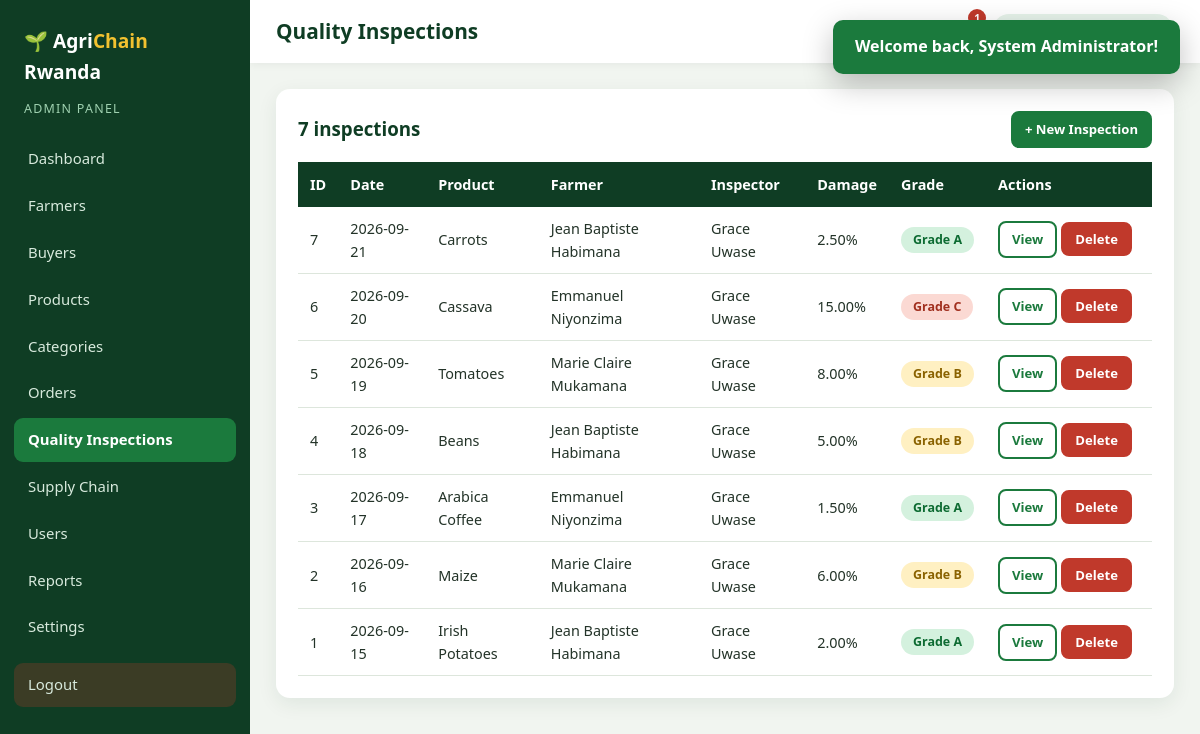
Screenshot of /admin/quality.php (signed in) with the database file from the repository.
### tables this page shows
CREATE TABLE quality_inspections (
    id INT AUTO_INCREMENT PRIMARY KEY,
    product_id INT NOT NULL,
    inspector_id INT NOT NULL,
    inspection_date DATE NOT NULL,
    appearance_score TINYINT NOT NULL,
    size_score TINYINT NOT NULL,
    cleanliness_score TINYINT NOT NULL,
    moisture_level DECIMAL(5,2) NOT NULL,
    damage_percentage DECIMAL(5,2) NOT NULL,
    final_grade ENUM('A','B','C') NOT NULL,
    comments TEXT NULL,
    created_at TIMESTAMP NOT NULL DEFAULT CURRENT_TIMESTAMP,
    FOREIGN KEY (product_id)   REFERENCES products(id) ON DELETE CASCADE,
    FOREIGN KEY (inspector_id) REFERENCES users(id)
);

CREATE TABLE products (
    id INT AUTO_INCREMENT PRIMARY KEY,
    farmer_id INT NOT NULL,
    category_id INT NOT NULL,
    location_id INT NOT NULL,
    name VARCHAR(100) NOT NULL,
    description TEXT NULL,
    quantity_kg DECIMAL(10,2) NOT NULL DEFAULT 0.00,
    price_per_kg DECIMAL(10,2) NOT NULL,
    image VARCHAR(255) NULL,
    quality_grade ENUM('A','B','C','Pending') NOT NULL DEFAULT 'Pending',
    availability ENUM('Available','Low Stock','Sold Out') NOT NULL DEFAULT 'Available',
    created_at TIMESTAMP NOT NULL DEFAULT CURRENT_TIMESTAMP,
    FOREIGN KEY (farmer_id)   REFERENCES farmers(id)    ON DELETE CASCADE,
    FOREIGN KEY (category_id) REFERENCES categories(id),
    FOREIGN KEY (location_id) REFERENCES locations(id)
);

CREATE TABLE users (
    id INT AUTO_INCREMENT PRIMARY KEY,
    full_name VARCHAR(120) NOT NULL,
    email VARCHAR(120) NOT NULL UNIQUE,
    phone VARCHAR(20) NOT NULL,
    password VARCHAR(255) NOT NULL,
    role ENUM('admin','farmer','buyer','inspector') NOT NULL,
    status ENUM('active','inactive') NOT NULL DEFAULT 'active',
    created_at TIMESTAMP NOT NULL DEFAULT CURRENT_TIMESTAMP
);

### admin/quality.php (the view, shortened to what this page needs)
<?php
$list = db_all("SELECT qi.*, p.name AS product, u.full_name AS inspector, fu.full_name AS farmer FROM quality_inspections qi JOIN products p ON qi.product_id=p.id JOIN users u ON qi.inspector_id=u.id JOIN farmers f ON p.farmer_id=f.id JOIN users fu ON f.user_id=fu.id ORDER BY qi.inspection_date DESC, qi.id DESC");
require_once __DIR__ . '/../includes/dash_header.php';
?>
<div class="panel"><div class="panel-head"><h3><?= count($list) ?> inspections</h3><a class="btn btn-sm" href="<?= url('quality.php#inspect') ?>">+ New Inspection</a></div>
<div class="table-wrap"><table class="table"><thead><tr><th>ID</th><th>Date</th><th>Product</th><th>Farmer</th><th>Inspector</th><th>Damage</th><th>Grade</th><th>Actions</th></tr></thead><tbody>
<?php foreach ($list as $r): ?><tr><td><?= $r['id'] ?></td><td><?= e($r['inspection_date']) ?></td><td><?= e($r['product']) ?></td><td><?= e($r['farmer']) ?></td><td><?= e($r['inspector']) ?></td><td><?= $r['damage_percentage'] ?>%</td><td><?= grade_badge($r['final_grade']) ?></td>
<td class="actions"><a class="btn btn-sm btn-outline" href="?view=<?= $r['id'] ?>">View</a><form method="post" class="inline"><button class="btn btn-sm btn-danger" data-confirm="Delete this inspection?">Delete</button></form></td></tr><?php endforeach; ?>
</tbody></table></div></div>
<?php require_once __DIR__ . '/../includes/dash_footer.php'; ?>

### includes/functions.php (shortened to what this page needs)
<?php
function db_all($sql, $types = '', $params = []) {
    global $conn;
    $st = $conn->prepare($sql);
    if ($types !== '') { $st->bind_param($types, ...$params); }
    $st->execute();
    $res = $st->get_result();
    return $res ? $res->fetch_all(MYSQLI_ASSOC) : [];
}
function e($v) { return htmlspecialchars((string)$v, ENT_QUOTES, 'UTF-8'); }
function url($path = '') { return BASE_URL . ltrim($path, '/'); }
function grade_badge($g) {
    return '<span class="badge grade-' . strtolower($g) . '">Grade ' . e($g) . '</span>';
}

### css/style.css (style rules this page uses)
:root { --green:#1b7a3d; --green-dark:#0f3d24; --green-mid:#2f9e57; --green-light:#e6f3ea; --gold:#f2c230; --blue:#1d6fb8; --bg:#f6f8f3; --white:#fff; --text:#233328; --muted:#6a7a6f; --border:#dde6dc; --danger:#c0392b; --radius:14px; --shadow:0 6px 20px rgba(15,61,36,.08); }
* { box-sizing:border-box;margin:0;padding:0 }
html { scroll-behavior:smooth }
body { font-family:'Segoe UI',system-ui,-apple-system,Roboto,Arial,sans-serif;background:var(--bg);color:var(--text);line-height:1.6 }
a { color:var(--green);text-decoration:none }
h1,h2,h3,h4 { line-height:1.25;color:var(--green-dark) }
.btn { display:inline-block;background:var(--green);color:#fff;border:2px solid var(--green);padding:10px 20px;border-radius:10px;font-weight:600;font-size:.95rem;cursor:pointer;transition:.2s;text-align:center;font-family:inherit }
.btn-sm { padding:6px 12px;font-size:.82rem;border-radius:8px }
.btn-outline { background:transparent;color:var(--green) }
.btn-danger { background:var(--danger);border-color:var(--danger) }
.badge { display:inline-block;padding:3px 12px;border-radius:20px;font-size:.78rem;font-weight:700;white-space:nowrap }
.grade-a { background:#d4f1de;color:#0d6b32 }
.grade-b { background:#fff0c2;color:#8a6200 }
.grade-c { background:#fbd9d3;color:#a1301f }
.table-wrap { overflow-x:auto }
.table { width:100%;border-collapse:collapse;background:#fff;font-size:.9rem }
.table th { background:var(--green-dark);color:#fff;text-align:left;padding:11px 12px;font-weight:600;white-space:nowrap }
.table td { padding:10px 12px;border-bottom:1px solid var(--border);vertical-align:middle }
.actions { white-space:nowrap }
.actions .btn,.actions form { margin-right:4px }
form.inline { display:inline }
.dash-body { display:flex;min-height:100vh;background:#f1f5f0 }
.panel { background:#fff;border-radius:var(--radius);padding:22px;box-shadow:var(--shadow);margin-bottom:20px }
.panel-head { display:flex;justify-content:space-between;align-items:center;margin-bottom:14px;gap:10px;flex-wrap:wrap }
.panel h3 { margin-bottom:10px }
.panel-head h3 { margin:0 }

### rows the page displays
quality_inspections: id "7", inspection_date "2026-09-21", product.name "Carrots", users.full_name "Jean Baptiste Habimana", inspector.full_name "Grace Uwase", damage_percentage "2.50", final_grade "A"
quality_inspections: id "6", inspection_date "2026-09-20", product.name "Cassava", users.full_name "Emmanuel Niyonzima", inspector.full_name "Grace Uwase", damage_percentage "15.00", final_grade "C"
quality_inspections: id "5", inspection_date "2026-09-19", product.name "Tomatoes", users.full_name "Marie Claire Mukamana", inspector.full_name "Grace Uwase", damage_percentage "8.00", final_grade "B"
quality_inspections: id "4", inspection_date "2026-09-18", product.name "Beans", users.full_name "Jean Baptiste Habimana", inspector.full_name "Grace Uwase", damage_percentage "5.00", final_grade "B"
quality_inspections: id "3", inspection_date "2026-09-17", product.name "Arabica Coffee", users.full_name "Emmanuel Niyonzima", inspector.full_name "Grace Uwase", damage_percentage "1.50", final_grade "A"
quality_inspections: id "2", inspection_date "2026-09-16", product.name "Maize", users.full_name "Marie Claire Mukamana", inspector.full_name "Grace Uwase", damage_percentage "6.00", final_grade "B"
quality_inspections: id "1", inspection_date "2026-09-15", product.name "Irish Potatoes", users.full_name "Jean Baptiste Habimana", inspector.full_name "Grace Uwase", damage_percentage "2.00", final_grade "A"

### other values shown
$role "ADMIN"
$m[0] "Dashboard"
$m[0] "Farmers"
$m[0] "Buyers"
$m[0] "Products"
$m[0] "Categories"
$m[0] "Orders"
$m[0] "Quality Inspections"
$m[0] "Supply Chain"
$m[0] "Users"
$m[0] "Reports"
$m[0] "Settings"
$page_title "Quality Inspections"
$n "1"
count($list) "7"
